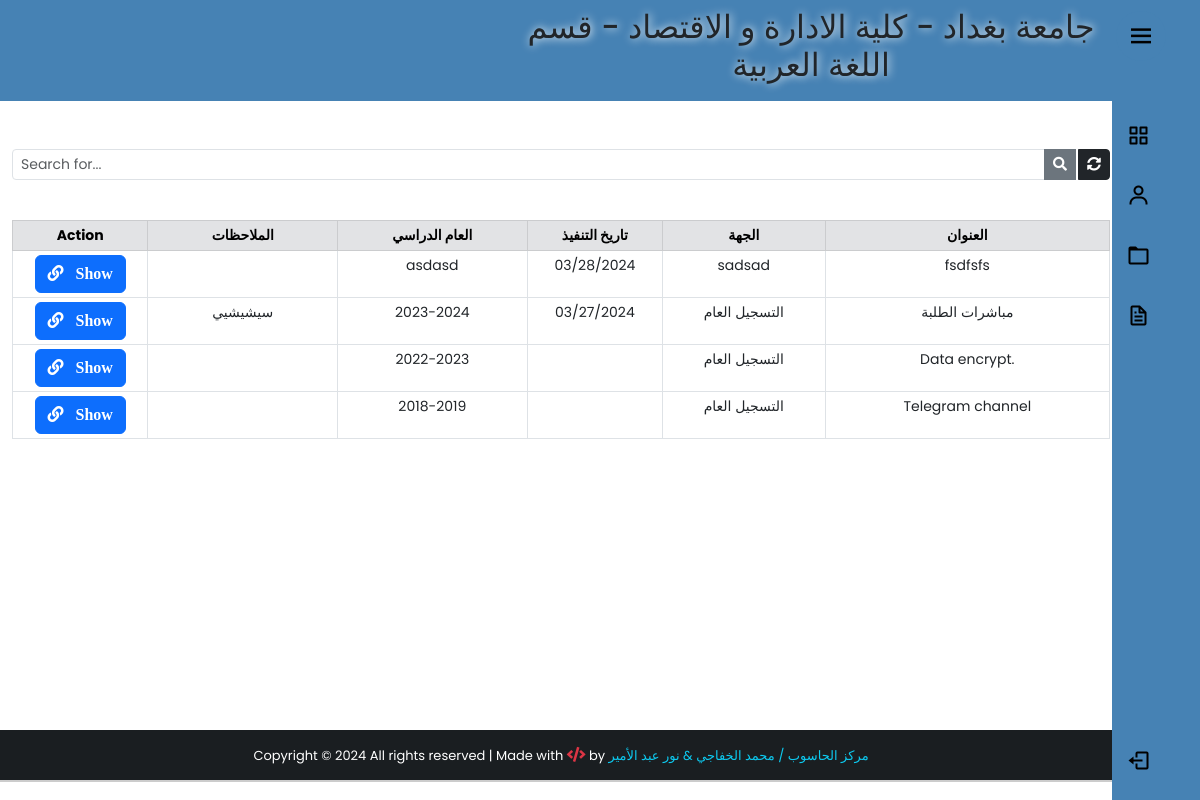
The app's page /notifications/ (signed in) with its own data.
### app/models.py (models this page shows, shortened)
class UserProfile(models.Model):
    user = models.OneToOneField(User,on_delete=models.PROTECT,verbose_name="اسم المستخدم")
    Dname = models.ForeignKey(Department,on_delete=models.PROTECT,verbose_name="القسم")
    Cname = models.ForeignKey(City,on_delete=models.PROTECT,verbose_name="المحافظة")
    class Meta:
        verbose_name_plural = "بروفايل المستخدمين"

class Department(models.Model):
    Dname = models.CharField(max_length=100,verbose_name="القسم")
    def __str__(self):
        return self.Dname
    class Meta:
        verbose_name_plural = "الاقسام العلمية"

class Notifications(models.Model):
    title = models.CharField(max_length=200, verbose_name="العنوان")
    Dname = models.ForeignKey(Department,verbose_name="القسم",on_delete=models.PROTECT)
    Cname = models.ForeignKey(City, verbose_name="المحافظة", on_delete=models.PROTECT)
    get_from = models.CharField(max_length=200, verbose_name="الجهة")
    year = models.CharField(max_length=200, verbose_name="العام الدراسي")
    date = models.DateField(verbose_name="تاريخ التنفيذ", null=True, blank=True)
    note = models.TextField(verbose_name="الملاحظات", null=True, blank=True)
    file = models.FileField(upload_to='files/%y/%m',null=True,blank=True)
    created_at = models.DateTimeField(auto_now_add=True)
    class Meta:
        verbose_name_plural='التعميم/الاشعارات'

### app/views.py (the view)
# urls.py: path('notifications/', views.notification, name="notification"),
def notification(request):
    if 'q' in request.GET:
        q = request.GET['q']
        user = request.user.userprofile
        all_post = Notifications.objects.filter(
            Q(title__icontains=q) | Q(get_from=q) | Q(
                note=q) | Q(year=q)
        ).order_by('-created_at')
        dname = Department.objects.all().filter(Dname="الكل")
        cname = City.objects.all().filter(Cname="الكل")
        all_post = all_post.filter(Dname__in=[user.Dname, dname[0]], Cname__in=[user.Cname, cname[0]])
    else:
        user = request.user.userprofile
        dname = Department.objects.all().filter(Dname="الكل")
        cname = City.objects.all().filter(Cname="الكل")
        all_post = Notifications.objects.all().filter(
            Dname__in=[user.Dname, dname[0]], Cname__in=[user.Cname, cname[0]]).order_by('-created_at')
    paginator = Paginator(all_post, 5)
    page = request.GET.get('page')
    all_students_state = paginator.get_page(page)
    context = {
        'all_post': all_students_state,
        'user': user,
    }
    return render(request,'notifications/notfications.html',context)

### app/templates/notifications/notfications.html (shortened to what this page needs)
{% extends 'base2.html' %}
{% block content %}
<div class="container" style="padding-top:0px;">
     <br>
       <form action="" style="padding-top:0px;">
          <div class="input-group input-group-sm mb-3 mt-4">
               <input type="text" name="q" class="form-control" placeholder="Search for..." value="{{ request.GET.q }}">
               <button class="btn btn-secondary"><i class="fas fa-search"></i></button>
               <a href="{% url 'notification' %}" class="btn btn-dark" style="margin-left:2px;"><i class="fas fa-sync-alt"></i></a>
          </div>
     </form>
       <center >
          <table class="table table-bordered table-sm mt-4" style="text-align: center; font-size: 14px;">
               <thead class="table-secondary">
                  <div class="row">
                    <tr>
                         <th class="col-lg-2 col-sm-12" style="width:10%;" >Action</th>
                         <th class="col-lg-2 col-sm-12" style="width:14%;">الملاحظات</th>
                         <th class="col-lg-2 col-sm-12" style="width:14%;">العام الدراسي</th>
                         <th class="col-lg-2 col-sm-12" style="width:10%;">تاريخ التنفيذ</th>
                         <th class="col-lg-2 col-sm-12" style="width:12%;">الجهة</th>
                         <th class="col-lg-2 col-sm-12" style="width:21%;">العنوان</th>
                    </tr>
                 </div>
               </thead>
               {% for post in all_post %}
               <tr>
                     <td id="responsive-border">
                         <a href="{{post.file.url}}" class="btn btn-primary "  target="_blank" title="show img">
                              <i class="fas fa-link">&nbsp;&nbsp; Show  </i>
                         </a>
                    </td>
                    <td id="responsive-border"data-label="الملاحظات">{{post.note}}</td>
                    <td id="responsive-border"data-label="العام الدراسي">{{post.year}}</td>
                    <td id="responsive-border"data-label="تاريخ التنفيذ">{{post.date | date:'m/d/Y'}}</td>
                    <td id="responsive-border"data-label="الجهة">{{post.get_from}}</td>
                    <td id="responsive-border"data-label="العنوان">{{post.title}}</td>
               {% endfor %}
          </table>
     </center>
<br><br>
     </div>
{% endblock content %}

### app/templates/base2.html (shortened to what this page needs)
{% load static %}
<!DOCTYPE html>
<html lang="en">
  <head>
    <link
      rel="stylesheet"
      href="https://cdn.jsdelivr.net/npm/bootstrap@5.3.0-alpha1/dist/css/bootstrap.min.css"
    />
    <link
      rel="stylesheet"
      href="https://use.fontawesome.com/releases/v5.15.4/css/all.css"
    />
    <link rel="stylesheet" href="{% static 'css/bootstrap.css' %}" />
    <link rel="stylesheet" href="{% static 'css/style.css' %}" />
  </head>
  <body style="overflow: scroll">
    {% include 'sidebar-dark.html' %}
    <div class="wrapper">
      <header id="hpage">
        <nav
          class="navbar navbar-expand-id navbar-dark"
          style="background-color: steelblue; text-align: center"
        >
          <h2 class="text-dark text-outline-primary font-effect-fire" style="
          margin-left:500px; text-shadow: #fff 1px 0 10px; font-family: "Sofia",
          sans-serif; font-size: 20px;"> جامعة بغداد - كلية الادارة و الاقتصاد -
          قسم {{user.Dname}}
        </nav>
      </header>
      {% block content %} {% endblock content %}
    </div>
    {% include 'footer.html' %}
  </body>
</html>

### std_collage/static/css/style.css (style rules this page uses)
html , body { margin: 0; max-width: 100%; }
.wrapper { min-height:100%; margin-bottom: -70px; }

### std_collage/static/css/sidebar-dark.css (style rules this page uses)
* { margin: 0; padding: 0; box-sizing: border-box; font-family: 'Poppins', sans-serif; }
:root { --body-color: white; --sidebar-color: steelblue; --primary-color: white; --primary-color-light: #F6F5FF; --toggle-color: black; --text-color: black; --tran-03: all 0.2s ease; --tran-03: all 0.3s ease; --tran-04: all 0.3s ease; --tran-05: all 0.3s ease; }
body { min-height: 100vh; background-color: var(--body-color); transition: var(--tran-05); }

### records on screen
UserProfile: Dname "اللغة العربية"
Notifications: year "asdasd", date "03/28/2024", get_from "sadsad", title "fsdfsfs"
Notifications: note "سيشيشيي", year "2023-2024", date "03/27/2024", get_from "التسجيل العام", title "مباشرات الطلبة"
Notifications: year "2022-2023", get_from "التسجيل العام", title "Data encrypt."
Notifications: year "2018-2019", get_from "التسجيل العام", title "Telegram channel"
